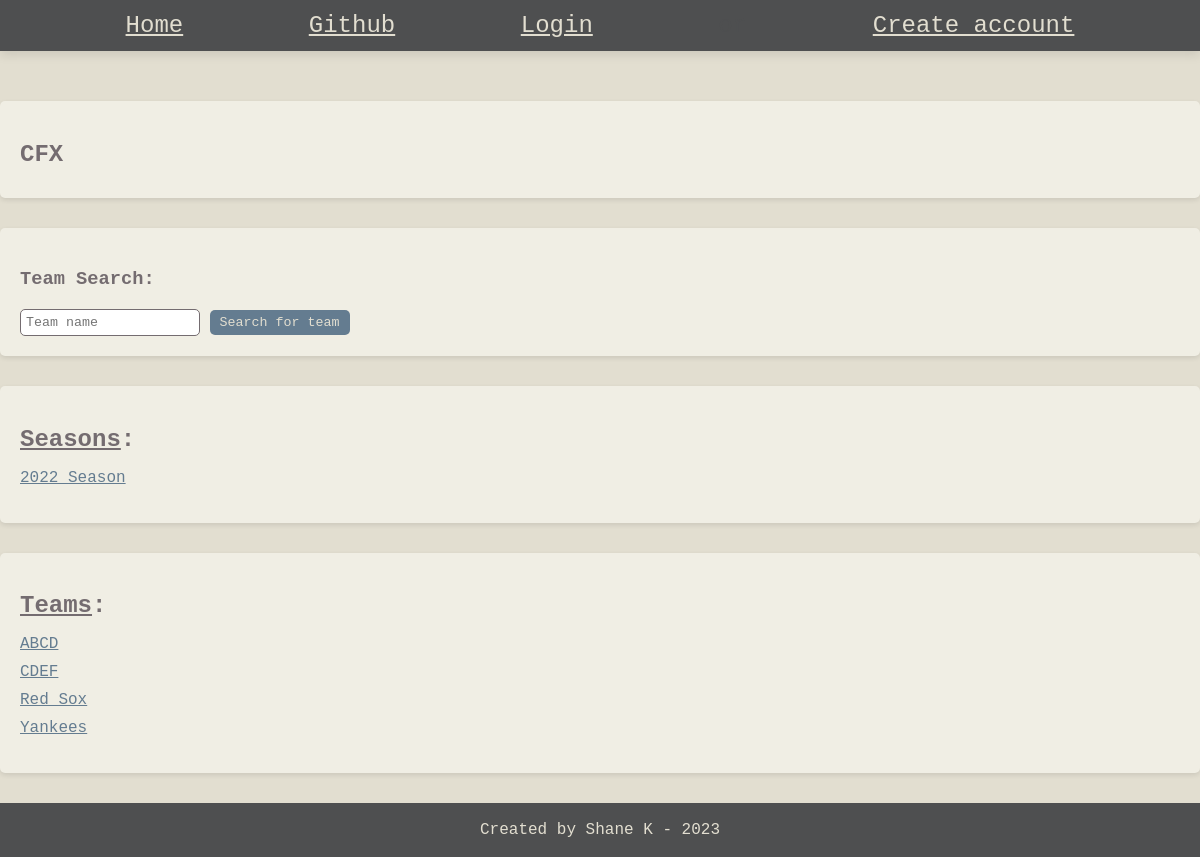
The page /rpiapp/leagues/68/ on the database as committed earlier.
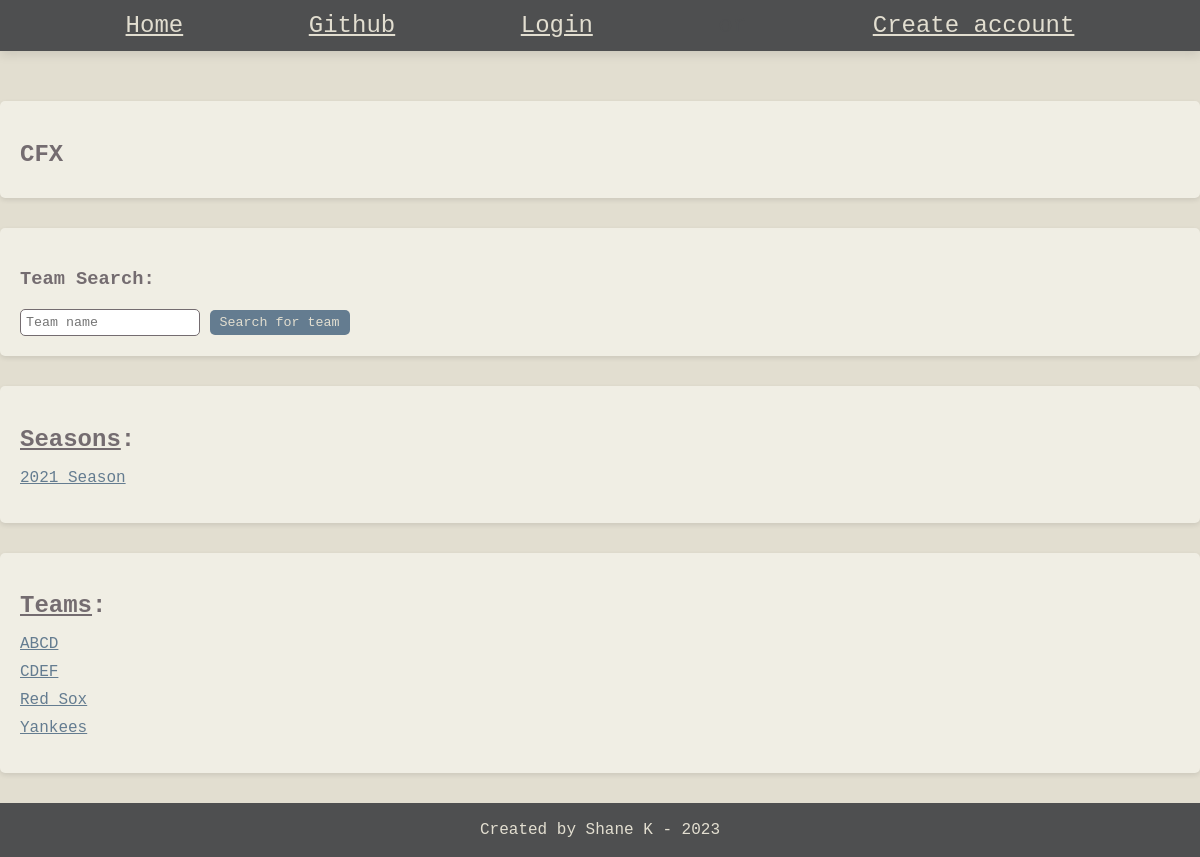
The same page on the database as committed later.
### rpiapp/models.py (models this page shows, shortened)
class Season(models.Model):
    created_by = models.ForeignKey(User, on_delete=models.SET_NULL, related_name="user_seasons", null=True)
    league = models.ForeignKey(League, on_delete=models.CASCADE, related_name="seasons", null=True)
    year = models.IntegerField(default=2023)
    class Meta:
        unique_together = ('league', 'year')

### rpiapp/views.py (the view)
# urls.py: path("leagues/<int:league_id>/", views.league_details, name="league_details"),
def league_details(request, league_id):
    league = get_object_or_404(League, id=league_id)
    league_seasons = league.seasons.all().order_by("-year")
    league_teams = league.teams.all().order_by("name")
    add_team_form = AddTeamForm()
    add_season_form = AddSeasonForm()
    if request.method == 'POST':
        if 'add_team' in request.POST:
            add_team_form = AddTeamForm(request.POST)
            if add_team_form.is_valid():
                if Team.objects.filter(league=league, name=add_team_form.cleaned_data['name']).exists():
                    messages.error(request, "Team with this name in this league exists already")
                    return HttpResponseRedirect(request.META.get('HTTP_REFERER'))
                team = add_team_form.save()
                team.league = league
                team.created_by = request.user
                team.save()
                messages.success(request, f"Team {team} created successfully")
        if 'add_season' in request.POST:
            add_season_form = AddSeasonForm(request.POST)
            if add_season_form.is_valid():
                if Season.objects.filter(league=league, year=add_season_form.cleaned_data['year']).exists():
                    print("YAYAYAYAYAYAYAYAYA")
                    messages.error(request, "Season with this year in this league exists already")
                    return HttpResponseRedirect(request.META.get('HTTP_REFERER'))
                season = add_season_form.save()
                season.league = league
                season.created_by = request.user
                season.save()
                messages.success(request, f"Season {season} created successfully")
    else:
        add_team_form = AddTeamForm()
        add_season_form = AddSeasonForm()
    context = {
        "league" : league,
        "league_seasons" : league_seasons,
        "league_teams" : league_teams,
        "add_team_form" : add_team_form,
        "add_season_form" : add_season_form
    }
    return render(request, "rpiapp/league_details.html", context)

### rpiapp/forms.py
class AddTeamForm(forms.ModelForm):
    class Meta:
        model = Team
        fields = ['name',]

class AddSeasonForm(forms.ModelForm):
    class Meta:
        model = Season
        fields = ['year',]

### rpiapp/models.py (called while the page is built)
    def __str__(self):
        return self.name

### rpiapp/templates/rpiapp/league_details.html (shortened to what this page needs)
{% extends 'rpiapp/base.html' %}
{% block content %}
<body>
    <section>
        <h1> {{league}} </h1>
    </section>
    <section>
        <h3> Team Search: </h3>
        <form action="{% url 'rpiapp:team_search' league.id %}" method="post">
            <input type="search" placeholder="Team name" name="search_term">
            <button type="submit">Search for team</button>
        </form>
    </section>
    <section>
        <h2><u>Seasons</u>:</h2>
        {% if league_seasons %}
            <ul>
                {% for season in league_seasons %}
                    <li><a href="{% url 'rpiapp:season_details' season.league.id season.id %}" > {{season.year}} Season</a>
                    </li>
                {% endfor %}
            </ul>
        {% else %}
            <p> No seasons in database... </p>
        {% endif %}
    </section>
    <section>
        <h2><u>Teams</u>:</h2>
        {% if league_teams %}
            <ul>
                {% for team in league_teams %}
                    <li><a href="{% url 'rpiapp:team_details' team.league.id team.id %}" > {{team.name}}</a>
                    </li>
                {% endfor %}
            </ul>
        {% else %}
            <p> No teams in league... </p>
        {% endif %}
    </section>
</body>
{% endblock %}

Rows that differ between the two databases and show on the page:
changed Season: year "2022" → "2021"
